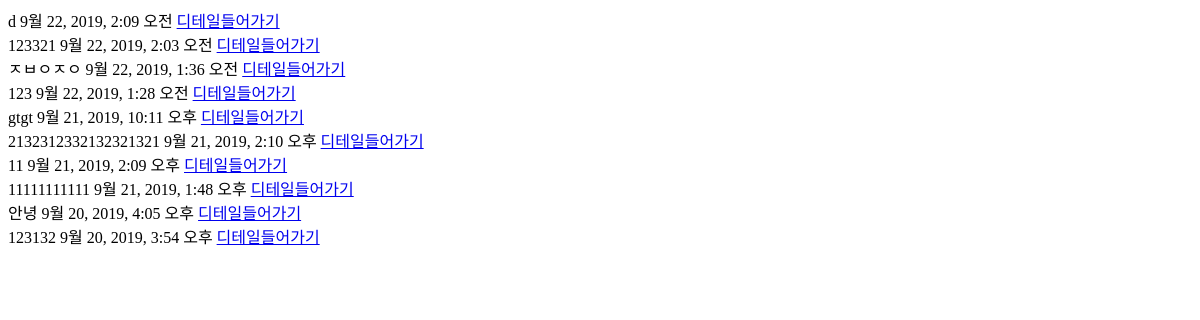
Before: /notice/ with the older database file.
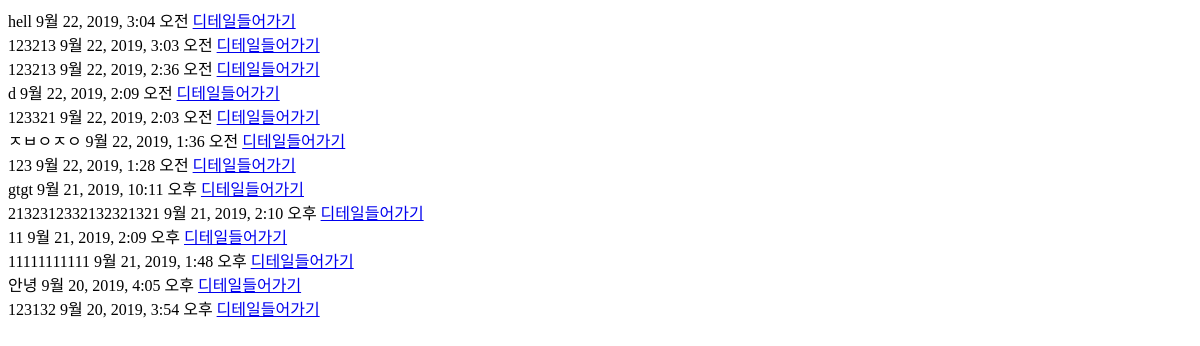
After: the same page with the newer database file.
### board/models.py (models this page shows, shortened)
class NoticeBoard(models.Model):
    title = models.CharField(max_length=100)
    author = models.ForeignKey(settings.AUTH_USER_MODEL, default=1, on_delete=models.CASCADE)
    text = RichTextUploadingField()
    created_date = models.DateTimeField(auto_now_add=True)
    hits =  models.IntegerField(null=True, blank=True) #조회수

### board/views.py (the view)
# urls.py: path('notice/', notice , name='notice'),
def notice(request):
    notice = NoticeBoard.objects.all().order_by('-id')
    return render(request, 'notice.html' , {'notices' : notice})

### board/templates/notice.html (shortened to what this page needs)
<!DOCTYPE html>
<html lang="en">
<head>
</head>
<body>
        {% for notice in notices %}
            {{notice.title}}
            {{notice.created_date}}
        <a href="{%url 'notice_detail' notice.id%}">디테일들어가기</a>
        <br>
        {% endfor %}
</body>
</html>

Changed rows visible on the page:
added NoticeBoard: title "hell", created_date "9월 22, 2019, 3:04 오전"
added NoticeBoard: title "123213", created_date "9월 22, 2019, 3:03 오전"
added NoticeBoard: title "123213", created_date "9월 22, 2019, 2:36 오전"
